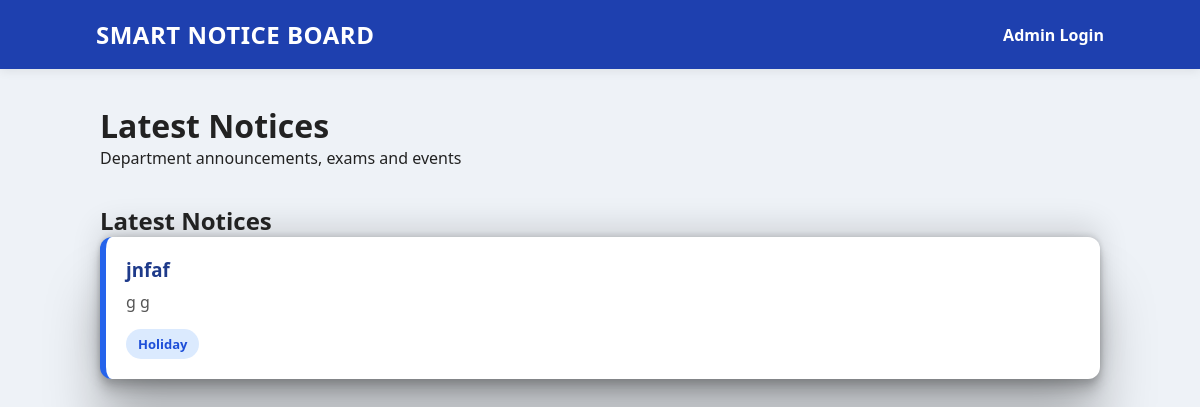
Before: / with the older database file.
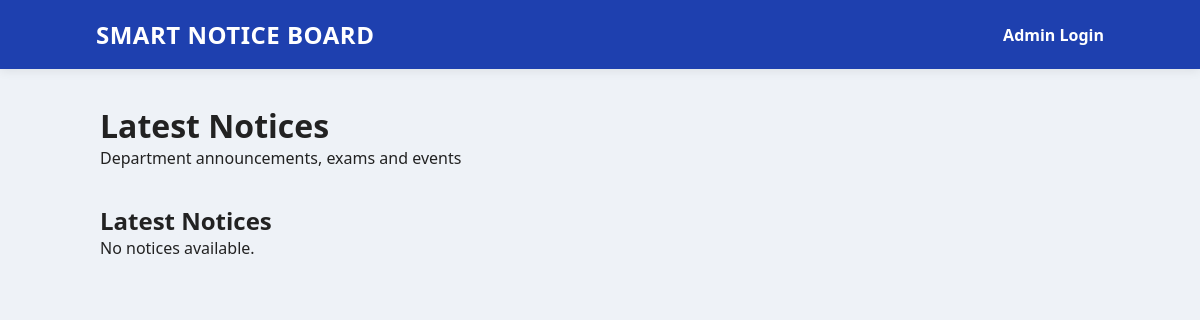
After: the same page with the newer database file.
### tables this page shows
CREATE TABLE notices(
            id INTEGER PRIMARY KEY AUTOINCREMENT,
            title TEXT NOT NULL,
            description TEXT NOT NULL,
            category TEXT NOT NULL
        );

### app.py (the view)
@app.route("/")
def home():
    conn = sqlite3.connect("notice.db")
    cur = conn.cursor()
    cur.execute("SELECT * FROM notices ORDER BY id DESC")
    notices = cur.fetchall()
    conn.close()
    return render_template("home.html", notices=notices)

### templates/home.html (shortened to what this page needs)
<!DOCTYPE html>
<html>
<head>
    <link rel="stylesheet" href="{{ url_for('static', filename='style.css') }}">
</head>
<body>
<header>
    <h2>SMART NOTICE BOARD</h2>
    <a href="/login">Admin Login</a>
</header>
<div class="container">
    <h1>Latest Notices</h1>
    <p>Department announcements, exams and events</p>
</div>
<div class="container">
    <h2>Latest Notices</h2>
    {% for notice in notices %}
    <div class="notice">
        <h3>{{ notice[1] }}</h3>
        <p>{{ notice[2] }}</p>
        <span>{{ notice[3] }}</span>
    </div>
    {% else %}
    <p>No notices available.</p>
    {% endfor %}
</div>
</body>
</html>

### static/style.css (style rules this page uses)
* { margin:0; padding:0; box-sizing:border-box; font-family:'Segoe UI',sans-serif; }
body { background:#eef2f7; color:#222; }
header { background:#1e40af; color:#fff; padding:18px 8%; display:flex; justify-content:space-between; align-items:center; box-shadow:0 2px 10px rgba(0,0,0,.08); }
header h2 { font-size:24px; letter-spacing:.5px; }
header a { color:white; text-decoration:none; font-weight:600; }
.container { width:85%; max-width:1000px; margin:35px auto; }

Changed rows visible on the page:
removed notices: title "jnfaf", description "g g", category "Holiday"
Other visible differences:
text now shown: "No notices available."
